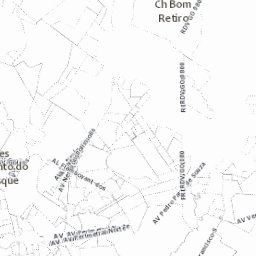
#> input picture docs/banco/blocos/Mapa_Basico3/12/1487/2239.jpg, 256 x 256 px; its folder holds only this picture in this run
$ python relevo_local.py ../docs/banco/blocos/Mapa_Basico3/12/1487/2239.jpg
#> lines starting #> are read from the running program, lines starting #| are printed output that depends on the picture
"""Relevo próprio da Bússola a partir do Copernicus DEM GLO-30 -> docs/relevo/.

    python scripts/relevo_local.py CAMINHO/Copernicus_DSM_COG_10_S17_00_W050_00_DEM.tif

O modelo de elevação Copernicus GLO-30 (ESA/União Europeia, uso e redistribuição gratuitos com a menção
"produced using Copernicus WorldDEM-30 © DLR e.V. 2010-2014 and © Airbus Defence and Space GmbH 2014-2018
provided under COPERNICUS by the European Union and ESA; all rights reserved") cobre Goiânia inteira numa
única folha de 1°x1° (S17 W050), baixada de https://copernicus-dem-30m.s3.amazonaws.com/.

Grava:
- docs/relevo/goiania.bin.gz: grade de altitudes (Int16, 1/4 de metro, diferença para o ponto à esquerda),
  recortada no retângulo de Goiânia com folga; docs/relevo/goiania.json descreve a grade;
- docs/relevo/sombra/{z}/{x}/{y}.png: relevo sombreado (luz do noroeste, 45°) em blocos Web Mercator,
  níveis 9 a 13, para o "Mapa" sem fotos (multiplicado sobre o desenho).
"""
from __future__ import annotations

import gzip
import json
import math
import sys
from pathlib import Path

import numpy as np
from PIL import Image

RAIZ = Path(__file__).resolve().parent.parent
SAIDA = RAIZ / "docs" / "relevo"
# Retângulo de Goiânia (territorio.geojson) com ~2 km de folga.
OESTE, SUL, LESTE, NORTE = -49.47, -16.855, -49.055, -16.43
NIVEIS = range(9, 14)
CREDITO = "Relevo: Copernicus DEM GLO-30 (ESA/União Europeia)"


def ler_folha(caminho: str):
    im = Image.open(caminho)
#> im is the input picture: PIL image 256x256 RGB; mean R, G, B 246.9, 247, 247
    z = np.array(im, dtype=np.float32)
    # Folha S17 W050: canto noroeste em (-50, -16), 3600x3600 células de 1".
    lon0, lat0, passo = -50.0, -16.0, 1.0 / z.shape[1]
#> lon0 = -50; lat0 = -16; passo = 0.00391
    return z, lon0, lat0, passo


def main(caminho: str) -> int:
    z, lon0, lat0, passo = ler_folha(caminho)
#> lon0 = -50; lat0 = -16; passo = 0.00391
    c0, c1 = int((OESTE - lon0) / passo), int(math.ceil((LESTE - lon0) / passo))
#> c0 = 135; c1 = 242
    l0, l1 = int((lat0 - NORTE) / passo), int(math.ceil((lat0 - SUL) / passo))
#> l0 = 110; l1 = 219
    g = z[l0:l1, c0:c1]
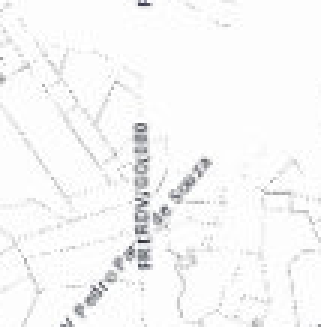
#> g: shape (109, 107, 3) float32 (shown 3 times larger); mean R, G, B 247, 247, 247.2
    g = np.where(np.isfinite(g) & (g > -100), g, np.nan)
    if np.isnan(g).any():
        g = np.where(np.isnan(g), np.nanmean(g), g)
#> (the run stopped early here; a loop or call above may not have finished)

$ run again, on docs/banco/blocos/Mapa_Basico3/15/11889/17925.jpg
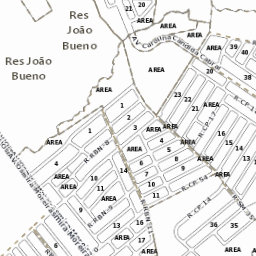
#> input picture docs/banco/blocos/Mapa_Basico3/15/11889/17925.jpg, 256 x 256 px
#> in ler_folha, im is the input picture: PIL image 256x256 RGB; mean R, G, B 234, 233.8, 233.2
#> in main, `z, lon0, lat0, passo = ler_folha(caminho)`: lon0 = -50; lat0 = -16; passo = 0.00391
#> c0 = 135; c1 = 242
#> l0 = 110; l1 = 219
#> in main, `g = z[l0:l1, c0:c1]`:
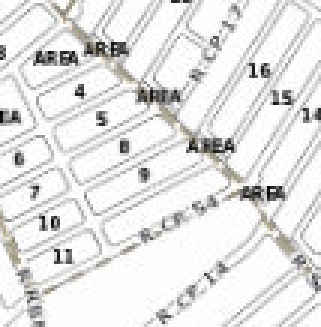
#> g: shape (109, 107, 3) float32 (shown 3 times larger); mean R, G, B 228, 227.8, 227.3
